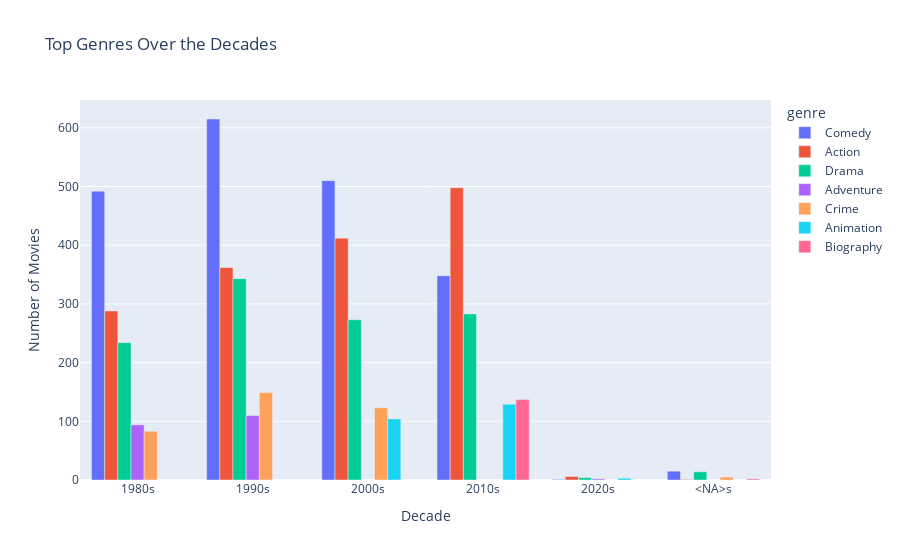

The code cell stored with this chart in its notebook:
### Markdown cell above
### Top Genres Over Decades

### Code cell
# Step 1: Group and count genres per decade
genre_counts = (
    df.groupby(['decade', 'genre'])
    .size()
    .reset_index(name='count')
)

# Step 2: Filter top genres per decade (optional: top 5 per decade)
top_genres = (
    genre_counts
    .sort_values(['decade', 'count'], ascending=[True, False])
    .groupby('decade')
    .head(5)
)

# Step 3: Plot
fig = px.bar(
    top_genres,
    x='decade',
    y='count',
    color='genre',
    barmode='group',
    title='Top Genres Over the Decades',
    labels={'count': 'Number of Movies', 'decade': 'Decade'}
)

fig.update_layout(xaxis=dict(type='category'))
fig.show()

### Figure 1 — Plotly figure (JSON) as saved in the notebook; plotly's stock layout.template omitted (floating-point values rounded to 4 significant figures)
{"data": [{"alignmentgroup": "True", "hovertemplate": "genre=Comedy<br>Decade=%{x}<br>Number of Movies=%{y}<extra></extra>", "legendgroup": "Comedy", "marker": {"color": "#636efa", "pattern": {"shape": ""}}, "name": "Comedy", "offsetgroup": "Comedy", "orientation": "v", "showlegend": true, "textposition": "auto", "type": "bar", "x": ["1980s", "1990s", "2000s", "2010s", "2020s", "<NA>s"], "xaxis": "x", "y": [492, 615, 510, 348, 1, 15], "yaxis": "y"}, {"alignmentgroup": "True", "hovertemplate": "genre=Action<br>Decade=%{x}<br>Number of Movies=%{y}<extra></extra>", "legendgroup": "Action", "marker": {"color": "#EF553B", "pattern": {"shape": ""}}, "name": "Action", "offsetgroup": "Action", "orientation": "v", "showlegend": true, "textposition": "auto", "type": "bar", "x": ["1980s", "1990s", "2000s", "2010s", "2020s", "<NA>s"], "xaxis": "x", "y": [288, 362, 412, 498, 6, 1], "yaxis": "y"}, {"alignmentgroup": "True", "hovertemplate": "genre=Drama<br>Decade=%{x}<br>Number of Movies=%{y}<extra></extra>", "legendgroup": "Drama", "marker": {"color": "#00cc96", "pattern": {"shape": ""}}, "name": "Drama", "offsetgroup": "Drama", "orientation": "v", "showlegend": true, "textposition": "auto", "type": "bar", "x": ["1980s", "1990s", "2000s", "2010s", "2020s", "<NA>s"], "xaxis": "x", "y": [234, 343, 273, 283, 4, 14], "yaxis": "y"}, {"alignmentgroup": "True", "hovertemplate": "genre=Adventure<br>Decade=%{x}<br>Number of Movies=%{y}<extra></extra>", "legendgroup": "Adventure", "marker": {"color": "#ab63fa", "pattern": {"shape": ""}}, "name": "Adventure", "offsetgroup": "Adventure", "orientation": "v", "showlegend": true, "textposition": "auto", "type": "bar", "x": ["1980s", "1990s", "2020s"], "xaxis": "x", "y": [94, 110, 2], "yaxis": "y"}, {"alignmentgroup": "True", "hovertemplate": "genre=Crime<br>Decade=%{x}<br>Number of Movies=%{y}<extra></extra>", "legendgroup": "Crime", "marker": {"color": "#FFA15A", "pattern": {"shape": ""}}, "name": "Crime", "offsetgroup": "Crime", "orientation": "v", "showlegend": true, "textposition": "auto", "type": "bar", "x": ["1980s", "1990s", "2000s", "<NA>s"], "xaxis": "x", "y": [83, 149, 123, 5], "yaxis": "y"}, {"alignmentgroup": "True", "hovertemplate": "genre=Animation<br>Decade=%{x}<br>Number of Movies=%{y}<extra></extra>", "legendgroup": "Animation", "marker": {"color": "#19d3f3", "pattern": {"shape": ""}}, "name": "Animation", "offsetgroup": "Animation", "orientation": "v", "showlegend": true, "textposition": "auto", "type": "bar", "x": ["2000s", "2010s", "2020s"], "xaxis": "x", "y": [104, 129, 3], "yaxis": "y"}, {"alignmentgroup": "True", "hovertemplate": "genre=Biography<br>Decade=%{x}<br>Number of Movies=%{y}<extra></extra>", "legendgroup": "Biography", "marker": {"color": "#FF6692", "pattern": {"shape": ""}}, "name": "Biography", "offsetgroup": "Biography", "orientation": "v", "showlegend": true, "textposition": "auto", "type": "bar", "x": ["2010s", "<NA>s"], "xaxis": "x", "y": [137, 2], "yaxis": "y"}], "layout": {"barmode": "group", "legend": {"title": {"text": "genre"}, "tracegroupgap": 0}, "title": {"text": "Top Genres Over the Decades"}, "xaxis": {"anchor": "y", "domain": [0, 1], "title": {"text": "Decade"}, "type": "category"}, "yaxis": {"anchor": "x", "domain": [0, 1], "title": {"text": "Number of Movies"}}}}
